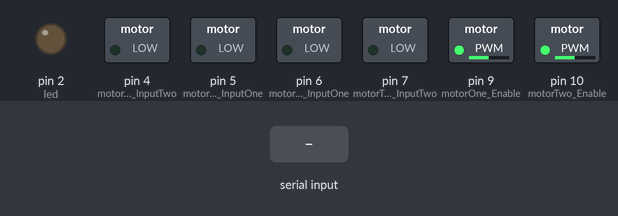
Simulated run of this sketch. Board: Arduino Uno, built with avr-gcc and run on an emulated ATmega328P. Shown: switched loads named in the sketch (green lamp = pin HIGH), output pins drawn as LEDs (lit = HIGH). The test bench sets the inputs (shaded band). What the sketch prints to the serial monitor is not drawn.

Above: at 1.2 s.
1.3 s: "S\n" received over the second serial link
2.8 s: "R\n" received over the second serial link
At 3.1 s:
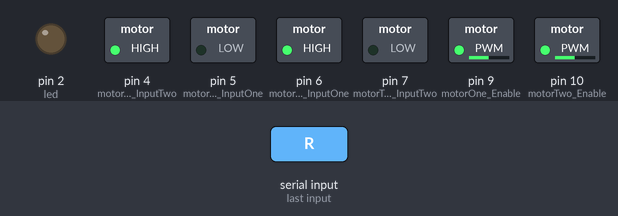
4.3 s: "F\n" received over the second serial link
At 5.4 s:
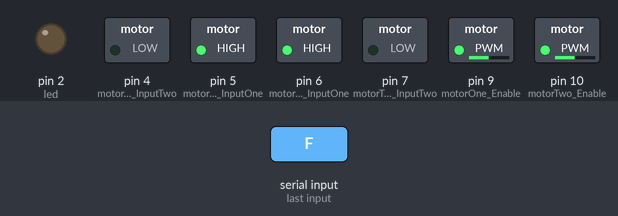
5.8 s: "B\n" received over the second serial link
At 6.5 s:
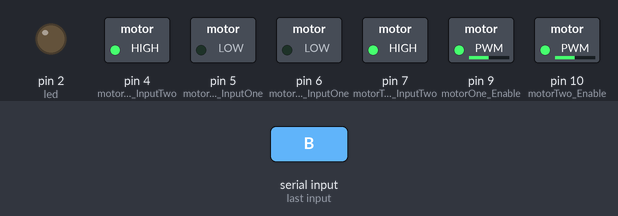
Timing chart, 0 to 8.3 s (numbered marks = the images above; inputs shaded):
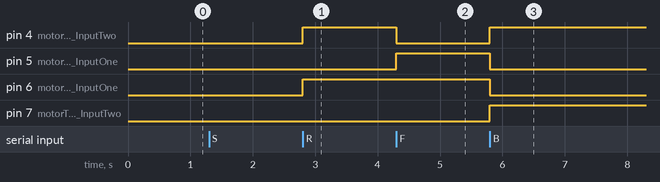

The sketch:

ble.ino
```cpp
#include <SoftwareSerial.h>
//Pins
const int motorOne_InputTwo=4;
const int motorOne_InputOne=5;
const int motorOne_Enable=9;
const int motorTwo_Enable=10;
const int motorTwo_InputOne=6;
const int motorTwo_InputTwo=7;
int led = 2;

//UART TO HM10 Module
const int bluRX_ardTXpin = 1;
const int bluTX_ardRXpin = 0;
SoftwareSerial bluetooth(bluTX_ardRXpin, bluRX_ardTXpin);
void setup() {
  pinMode(led,OUTPUT);
  for(int i=4; i<=10; i++){
    if(i==8)
      continue;
  pinMode(i,OUTPUT);
  }
  //motor speeds
  analogWrite(motorOne_Enable, 125);
  analogWrite(motorTwo_Enable, 125);
  bluetooth.begin(9600);
  Serial.begin(9600);
}

void loop() {
  char charBuffer[20];//most we would ever see
  if(bluetooth.available()>0){
    Serial.println(charBuffer);
    //led indicator for bluetooth connected
    digitalWrite(led,HIGH);
    //indexing starts at 0 so if we read in 'cool' we have 4 bytes
    //but we are going from 0 to 3 therefore at index 4 we set to null
    //then read only from 0 to 3 to retriever our input of 'cool'
    int numberOfBytesReceived = bluetooth.readBytesUntil('\n', charBuffer, 19);
    charBuffer[numberOfBytesReceived] = NULL;
    int index = numberOfBytesReceived-1;
    //Conditionals for different letter inputs
    if(charBuffer[index]=='S'){
      Serial.println("Stop");
      digitalWrite(motorTwo_InputOne,LOW);
      digitalWrite(motorTwo_InputTwo,LOW);
      digitalWrite(motorOne_InputOne,LOW);
      digitalWrite(motorOne_InputTwo,LOW);
    }
    if(charBuffer[index]=='R'){
      Serial.println("Turning Right");
      digitalWrite(motorTwo_InputOne,HIGH);
      digitalWrite(motorTwo_InputTwo,LOW);
      digitalWrite(motorOne_InputOne,LOW);
      digitalWrite(motorOne_InputTwo,HIGH);
    }
    if(charBuffer[index]=='L'){
      Serial.println("Turning Left");
      digitalWrite(motorTwo_InputOne,HIGH);
      digitalWrite(motorTwo_InputTwo,LOW);
      digitalWrite(motorOne_InputOne,LOW);
      digitalWrite(motorOne_InputTwo,HIGH);
    }
    if(charBuffer[index]=='F'){
      Serial.println("Forward");
      digitalWrite(motorTwo_InputOne,HIGH);
      digitalWrite(motorTwo_InputTwo,LOW);
      digitalWrite(motorOne_InputOne,HIGH);
      digitalWrite(motorOne_InputTwo,LOW);
    }
    if(charBuffer[index]=='B'){
      Serial.println("Backward");
      digitalWrite(motorTwo_InputOne,LOW);
      digitalWrite(motorTwo_InputTwo,HIGH);
      digitalWrite(motorOne_InputOne,LOW);
      digitalWrite(motorOne_InputTwo,HIGH);
    }
  }else{
    digitalWrite(led,LOW);
  }
}
```

Measured:
- after the input at 2.8 s, pin 4 (motorOne_InputTwo), pin 6 (motorTwo_InputOne): LOW → HIGH at once
- after the input at 4.3 s, pin 4 (motorOne_InputTwo): HIGH → LOW at once; pin 5 (motorOne_InputOne): LOW → HIGH at once
- after the input at 5.8 s, pin 4 (motorOne_InputTwo), pin 7 (motorTwo_InputTwo): LOW → HIGH at once; pin 5 (motorOne_InputOne), pin 6 (motorTwo_InputOne): HIGH → LOW at once
